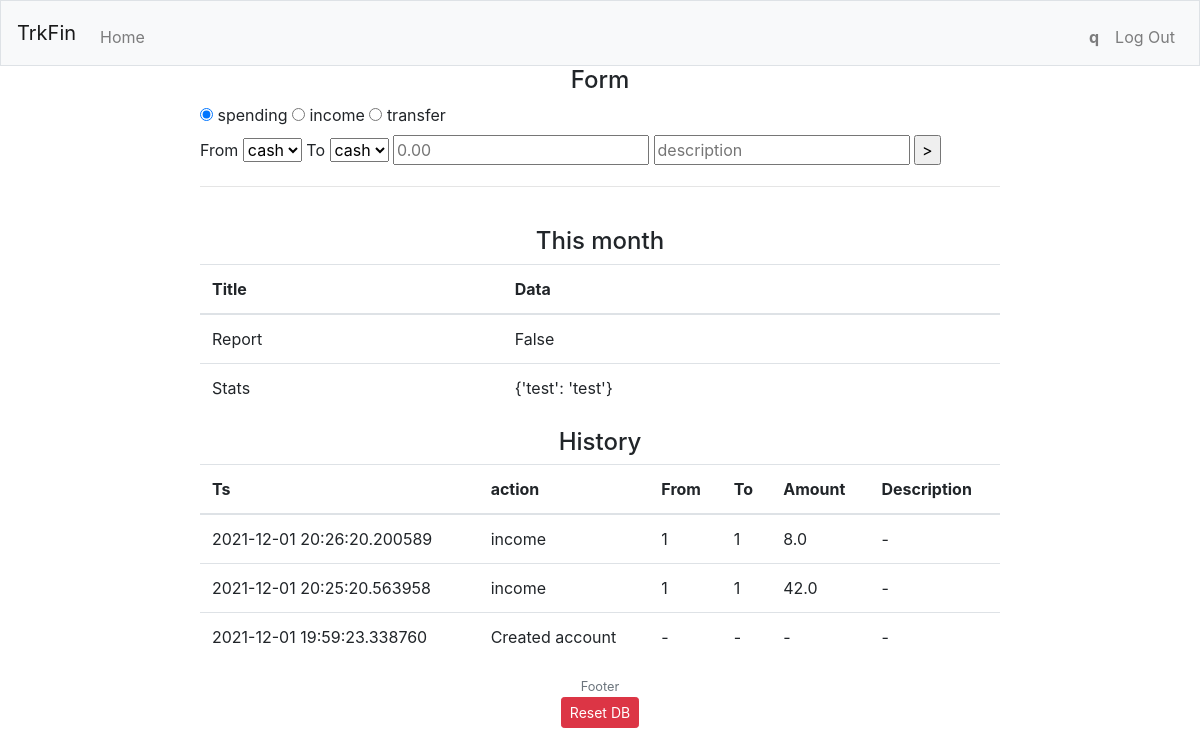
Page /home (signed in) on the committed database.
### trkfin/models.py (models this page shows, shortened)
class Users(UserMixin, db.Model):
    id = db.Column(db.Integer, primary_key=True, nullable=False)
    username = db.Column(db.String(64), index=True, unique=True, nullable=False)
    email = db.Column(db.String(120), index=True)
    created = db.Column(db.DateTime, default=datetime.utcnow, nullable=False)
    password_hash = db.Column(db.String(128), nullable=False)
    stats = db.Column(PickleType)
    def user(id):
        return Users.query.filter_by(id=id).first()
    def get_stats(self):
        return self.stats
    def wallets_count(self):
        return Wallets.query.filter_by(user_id=self.id).count()

class History(db.Model):
    id = db.Column(db.Integer, primary_key=True)
    user_id = db.Column(db.Integer, db.ForeignKey('users.id'))
    ts_utc = db.Column(db.DateTime, default=datetime.utcnow, nullable=False)
    ts_year = db.Column(db.Integer)
    ts_month = db.Column(db.Integer)
    ts_day = db.Column(db.Integer)
    ts_hour = db.Column(db.Integer)
    ts_minute = db.Column(db.Integer)
    ts_second = db.Column(db.Integer)
    ts_ms = db.Column(db.Integer)
    action = db.Column(db.String(20))
    source = db.Column(db.Integer, db.ForeignKey('wallets.wallet_id'))
    destination = db.Column(db.Integer, db.ForeignKey('wallets.wallet_id'))
    amount = db.Column(db.Float)
    description = db.Column(db.String(120))
    def user_history(uid):
        return History.query.filter_by(user_id=uid).order_by(History.id.desc()).all()
    def month_report(uid, year, month):
        data = History.query.filter(History.user_id==uid, History.ts_year==year, History.ts_month==month).all()
        if not data:
            return False

### trkfin/routes.py (the view, shortened to what this page needs)
@app.route("/home", methods=['GET', 'POST'])
def home():
    if not current_user.is_authenticated:
        return redirect(url_for('welcome'))
    if current_user.wallets_count() < 1:
        mf = AddWallet()
        return render_template("home.html", mf=mf, nw=True)
    else:
        mf = MainForm()
    srcs = [(w.wallet_id, w.name) for w in Wallets.query.filter_by(user_id=current_user.id).order_by('name')]
    mf.source.choices = srcs
    mf.destination.choices = srcs
    info = {}
    if current_user.is_authenticated:
        info['user'] = Users.user(current_user.id)
        info['wallets'] = Wallets.wallets(current_user.id)
        info['history'] = History.user_history(current_user.id)
        info['report'] = History.month_report(current_user.id, 2021, 11)
        info['stats'] = current_user.get_stats()
    return render_template("home.html", mf=mf, info=info)

### trkfin/forms.py
class MainForm(FlaskForm):
    timestamp = HiddenField('timestamp')
    action = RadioField(choices=['spending', 'income', 'transfer'], default='spending')
    source = SelectField("From", validators=[DataRequired()])
    destination = SelectField("To", validators=[DataRequired()])
    amount = DecimalField('amount', validators=[DataRequired()], widget=NumberInput(min=0.0, step=0.01), render_kw={'placeholder': '0.00'})
    description = StringField('description', validators=[Optional()], render_kw={'placeholder': 'description'})
    submit = SubmitField('>')

### trkfin/models.py (called while the page is built)
@login.user_loader
def load_user(id):
    return Users.query.get(int(id))

    def wallets(uid):
        return Wallets.query.filter_by(user_id=uid).order_by('type').all()

### trkfin/templates/home.html (shortened to what this page needs)
{% extends "base.html" %}
{% block main %}
  <div>
    <h4>Form</h4>
    {% if nw == True %}
      {% include "forms/addwallet_h.html" %}
    {% else %}
      {% include "mainform.html" %}
    {% endif %}
    <hr>
    <br>
  </div>
  {% if info %}
  <div>
    <h4>This month</h4>
    <div>
      <table class="table">
        <thead>
          <tr>
            <th>Title</th>
            <th>Data</th>
          </tr>
        </thead>
        <tbody>
          <tr>
            <td>Report</td>
            <td>{{ info['report'] }}</td>
          </tr>
          <tr>
            <td>Stats</td>
            <td>{{ info['stats'] }}</td>
          </tr>
        </tbody>
      </table>
    </div>
  </div>
  <div>
    <h4>History</h4>
    <div>
      <table class="table">
        <thead>
          <th>Ts</th>
          <th>action</th>
          <th>From</th>
          <th>To</th>
          <th>Amount</th>
          <th>Description</th>
        </thead>
        <tbody>
          {% for row in info['history'] %}
          <tr>
            <td>{{ row.ts_utc }}</td>
            <td>{{ row.action }}</td>
            <td>{{ row.source or '-' }}</td>
            <td>{{ row.destination or '-' }}</td>
            <td>{{ row.amount or '-'}}</td>
            <td>{{ row.description or '-' }}</td>
          </tr>
          {% endfor %}
        </tbody>
      </table>
    </div>
  </div>
  {% endif %}
{% endblock %}

### trkfin/templates/base.html (shortened to what this page needs)
<!DOCTYPE html>
<html lang="en">
	{% include "head.html" %}
	<body>
		{% include "navbar.html" %}
		<main>
			{% block main %}{% endblock %}
		</main>
		{% include "footer.html" %}
	</body>
</html>

### trkfin/templates/head.html (shortened to what this page needs)
<head>
  <link rel="stylesheet" href="https://cdn.jsdelivr.net/npm/bootstrap@4.5.3/dist/css/bootstrap.min.css">
  <link href="/static/styles.css" rel="stylesheet">
</head>

### trkfin/templates/navbar.html (shortened to what this page needs)
<nav class="navbar navbar-expand-md navbar-light bg-light border">
  <a class="navbar-brand" href="{{ url_for('index') }}">TrkFin</a>
  <div class="collapse navbar-collapse" id="navbar">
    {% if current_user.is_authenticated %}
      <ul class="navbar-nav mr-auto mt-2">
        <li class="nav-item"><a class="nav-link" href="{{ url_for('home') }}">Home</a></li>
      </ul>
      <ul class="navbar-nav ml-auto mt-2">
        <li class="nav-item"><a class="nav-link" href="{{ url_for('account', username=current_user.username) }}"><b>{{ current_user.username }}</b></a></li>
        <li class="nav-item"><a class="nav-link" href="{{ url_for('logout') }}">Log Out</a></li>
      </ul>
    {% else %}
      <ul class="navbar-nav ml-auto mt-2">
        <li class="nav-item"><a class="nav-link" href="{{ url_for('register') }}">Register</a></li>
        <li class="nav-item"><a class="nav-link" href="{{ url_for('login') }}">Log In</a></li>
      </ul>
    {% endif %}
  </div>
</nav>

### trkfin/templates/mainform.html (shortened to what this page needs)
<form name="mainform" action="" method="POST">
  {% for subfield in mf.action %}
    {{ subfield }}
    {{ subfield.label }}
  {% endfor %}
  <br>
  {{ mf.source.label }}
  {{ mf.source }}
  {{ mf.destination.label }}
  {{ mf.destination }}
  {{ mf.amount }}
  {{ mf.description }}
  {{ mf.submit }}
</form>

### trkfin/templates/footer.html
<footer class="small text-center text-muted">
  Footer
  <br>
  <a href="{{ url_for('resetdb') }}"><button class="btn btn-danger btn-sm">Reset DB</button></a>
</footer>

### trkfin/static/styles.css (style rules this page uses)
main { max-width: 800px; margin: auto; }
h3, h4 { text-align: center; }

### rows in the picture
Users: username "q"
History: ts_utc "2021-12-01 20:26:20.200589", action "income", source "1", destination "1", amount "8.0", description "-"
History: ts_utc "2021-12-01 20:25:20.563958", action "income", source "1", destination "1", amount "42.0", description "-"
History: ts_utc "2021-12-01 19:59:23.338760", action "Created account", source "-", destination "-", amount "-", description "-"

### other values in the picture
{{ subfield.label }} "spending" "income" "transfer"
{{ mf.source.label }} "From"
{{ mf.destination.label }} "To"
{{ info['report'] }} "False"
{{ info['stats'] }} "{'test': 'test'}"
